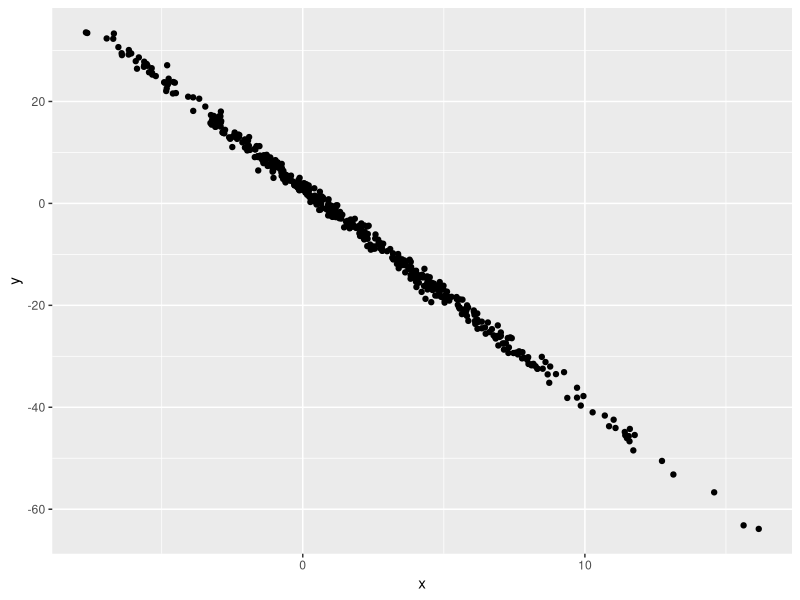

Reproduce this figure in R.
## ---- chunk 1
#this is a comments
samp = rnorm(100)
length(samp)
## ---- chunk 2
library(tidyverse)

plot_df = tibble(
  x=rnorm(500, mean=2, sd = 4),
  y=3-4.2*x + rnorm(500)
)
ggplot(plot_df, aes(x=x, y=y))+ geom_point()
